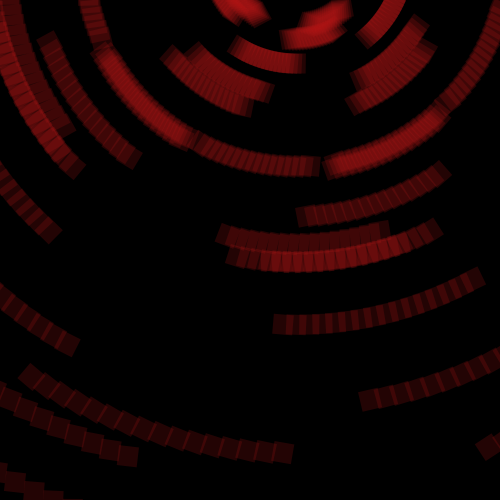
Frame 1 (no input)
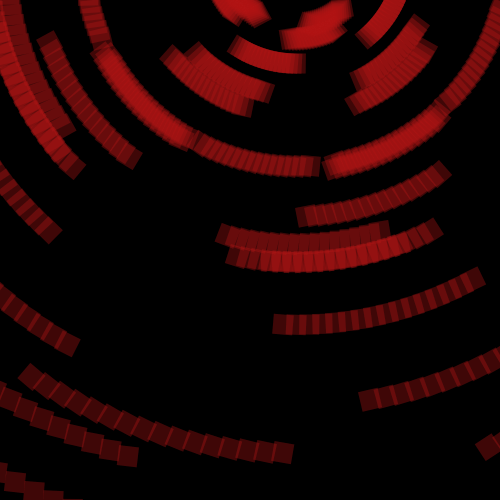
Frame 2 (the mouse pressed at the canvas centre, redrawn once)

The Processing sketch that drew these frames (run headless with seeded random() and noise(); the mouse was pressed at the canvas centre and the sketch redrawn once):

// Processing sketch: processing_83650
// ── processing_83650.pde

void setup()
{
  size(500,500);
  smooth();
  
  background(0);
  
}

void draw()
{
 for(int X=10; X<=500; X=X+60)
 for(int Y=10; Y<=500; Y=Y+60)
  { 

  translate(width/2,height/2);
  
  //rotation du carré
  for(int i=1; i<=20; i=i+1)
  {
  noStroke();
  fill(180,20,20,50);
  
  rotate(PI/i);
  rect(250,250,20,20);
  }
   
  }
  
  noLoop();
  
}
